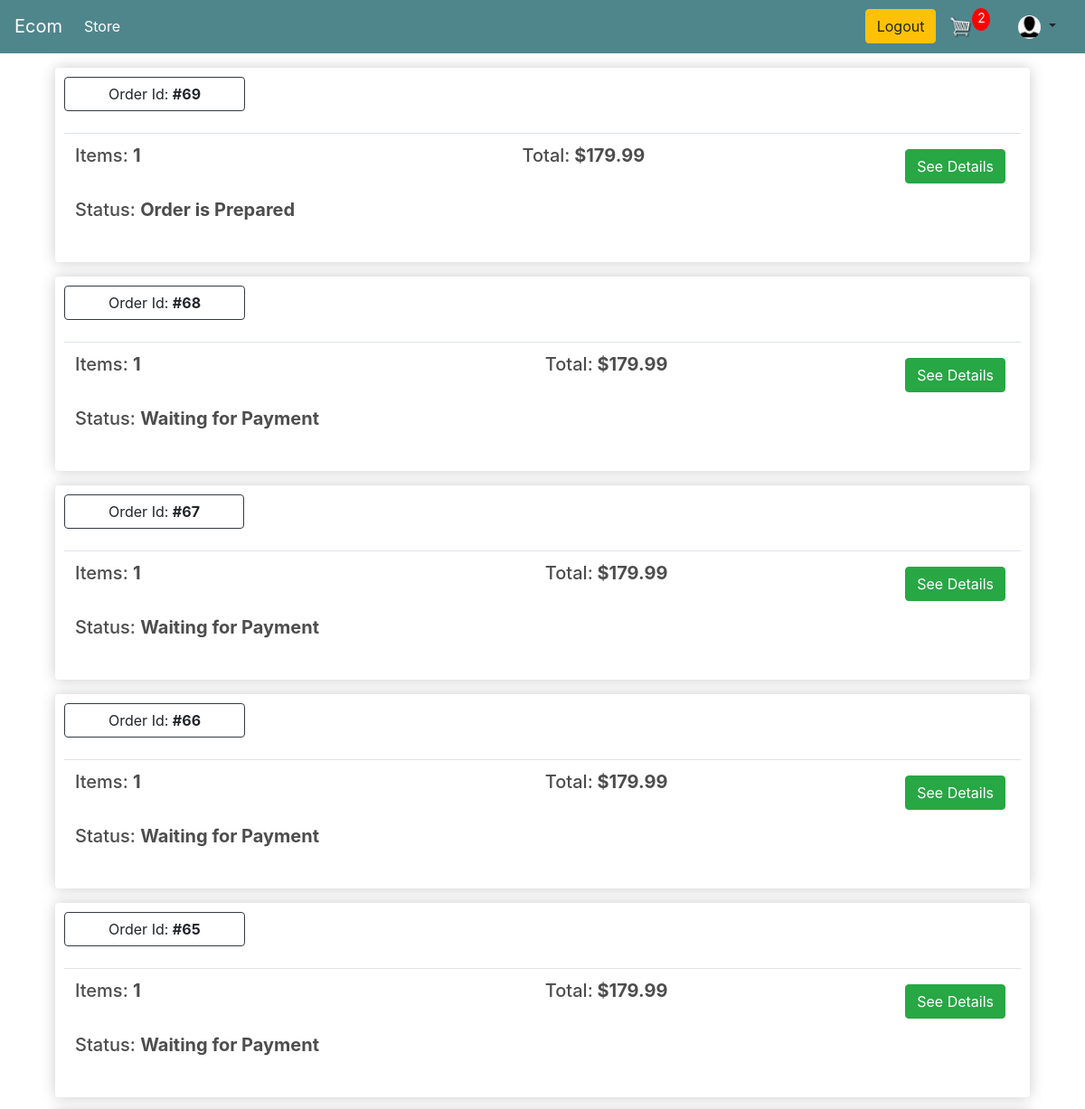
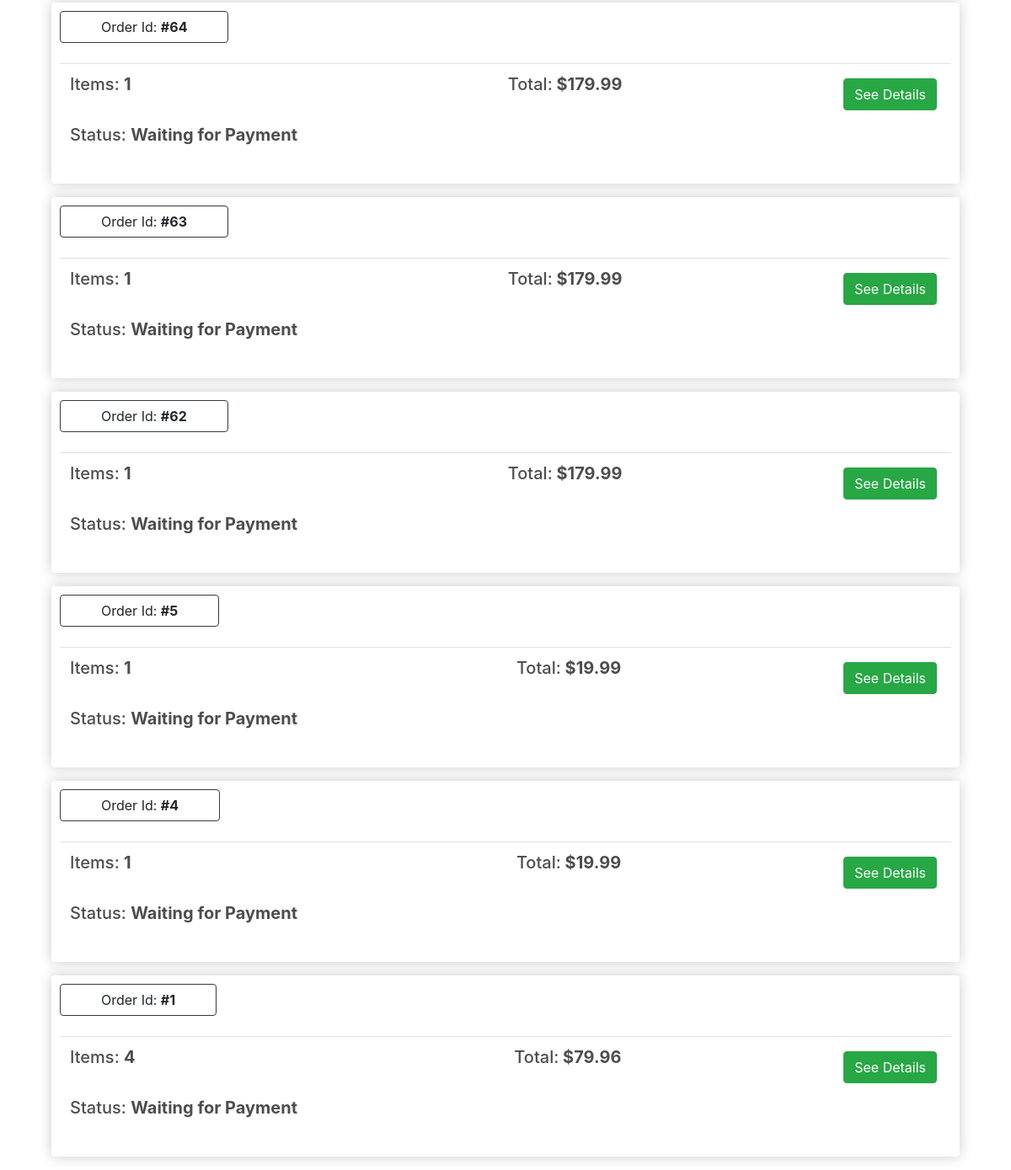
The app's page /order-list/ (signed in) with its own data (2 pictures, top to bottom).
### store/models.py (models this page shows, shortened)
class Customer(models.Model):
    id = models.AutoField(primary_key=True)
    user = models.OneToOneField(User, on_delete=models.CASCADE, default='', related_name='customer', null=True)
    name = models.CharField(max_length=200, null=True)
    email = models.EmailField(max_length=200, null=True)
    image = models.ImageField(default='default.png', upload_to="profile_pics")

class Order(models.Model):
    STATUS_CHOICES = (
        (0, 'Waiting for Payment'),
        (1, 'Preparing Order'),
        (2, 'Order is Prepared'),
        (3, 'Order in Shipping'),
        (4, 'Order is Delivered'),
        (5, 'Cancelled')
    )
    PAYMENT_OPTION_CHOICES = (
        ('Cash On Delivery', 'Cash On Delivery'),
        ('Bkash', 'Bkash'),
    )
    customer = models.ForeignKey(Customer, on_delete=models.SET_NULL, null=True, blank=True)
    order_status = models.IntegerField('Order Status', choices=STATUS_CHOICES, default=0)
    payment_option = models.CharField('Payment Options', choices=PAYMENT_OPTION_CHOICES, max_length=20, default='Cash On Delivery')
    created = models.DateTimeField('Created in', auto_now_add=True)
    modified = models.DateTimeField('Modified in', auto_now=True)
    transaction_id = models.CharField(max_length=100, null=True)
    class Meta:
        verbose_name = 'Order'
        ordering = ('-created',)
    def __str__(self) -> str:
        return f'Order #{self.pk}     -     Customer: {self.customer.user}'
    @property
    def get_order_total(self):
        order_items = self.orderitem_set.all()
        total = sum([item.get_total for item in order_items])
        return total
    @property
    def get_number_of_items(self):
        order_items = self.orderitem_set.all()
        total = sum([item.quantity for item in order_items])
        return total

class OrderItem(models.Model):
    product = models.ForeignKey(Product, on_delete=models.SET_NULL, null=True, blank=True)
    order = models.ForeignKey(Order, on_delete=models.SET_NULL, null=True, blank=True)
    quantity = models.IntegerField(default=0, null=True, blank=True)
    date_added = models.DateTimeField(auto_now_add=True)
    @property
    def get_total(self):
        return self.quantity * self.product.price

class Product(models.Model):
    name = models.CharField(max_length=200, null=True)
    price = models.FloatField()
    discount_price = models.FloatField(default=0.0)
    digital = models.BooleanField(default=False, null=True, blank=True)
    image = models.ImageField(null=True, blank=True)

### customers/views.py (the view)
# urls.py: path('order-list/', customer_views.orderList, name = 'order-list'),
@login_required
def orderList(request):
    cookieData = cartData(request=request)
    orders = Order.objects.order_by('-id').filter(customer = request.user.customer)
    print('in orderList()------> ORDERS: ', orders)
    context={ 'orders' : orders, 'noOfCartItems':  cookieData['noOfCartItems']}
    return render(request, 'customers/order-list.html', context)

### store/models.py (called while the page is built)
    @property
    def get_all_cart_item_count(self):
        cart_items = self.cartitem_set.all()
        return sum([item.quantity for item in cart_items])

### store/utils.py (called while the page is built)
def cartData(request):
    if request.user.is_authenticated:
        customer = request.user.customer
        cart, created = Cart.objects.get_or_create(customer=customer)
        items = cart.cartitem_set.all()
        noOfCartItems = cart.get_all_cart_item_count
    else:
        cookieData = cookieCart(request=request)
        noOfCartItems = cookieData['noOfCartItems']
        cart = cookieData['cart']
        items = cookieData['items']
    return {
        'noOfCartItems': noOfCartItems,
        'cart': cart,
        'items': items
    }

### templates/customers/order-list.html (shortened to what this page needs)
{% extends 'store/main.html' %}
{% load static %}
{% block content %}
    {% if orders|length == 0 %}
        <h1 style="float:center;">No order history found!</h1>
    {% else %}
        {% for order in orders %}
            {% if order.get_number_of_items > 0 %}
                <div class="box-element m-3">
                    <a  class="btn btn-outline-dark pl-5 pr-5">Order Id: <strong>#{{order.id}}</strong></a>
                    <br>
                    <br>
                    <table class="table">
                        <tr>
                            <th><h5>Items: <strong>{{ order.get_number_of_items }} </strong></h5></th>
                            <th><h5>Total:<strong> ${{order.get_order_total|floatformat:2}} </strong></h5></th>
                            <th>
                                <a  style="float:right; margin:5px;" class="btn btn-success" href="{% url 'order-details' order.id %}">See Details</a>
                            </th>
                        </tr>
                        <td style="border:0; padding-top:0;">
                            <h5>Status: <strong> {{ order.get_order_status_display }} </strong></h5>
                        </td>
                    </table>
                </div>
            {% endif %}
        {% endfor %}
    {% endif %}
    <link rel="stylesheet" href="https://cdn.jsdelivr.net/npm/pixeden-stroke-7-icon@1.2.3/pe-icon-7-stroke/dist/pe-icon-7-stroke.min.css">
    <link href="https://cdn.jsdelivr.net/npm/bootstrap@4.4.1/dist/css/bootstrap.min.css" rel="stylesheet">
{% endblock content %}

### templates/store/main.html (shortened to what this page needs)
<!DOCTYPE html>
{% load static %}
<html>
    <head>
           <link rel="stylesheet" href="https://stackpath.bootstrapcdn.com/bootstrap/4.4.1/css/bootstrap.min.css">
           <link rel="stylesheet" type="text/css" href="{% static 'css/main.css' %}">
            <link href="https://cdn.jsdelivr.net/npm/bootstrap@4.4.1/dist/css/bootstrap.min.css" rel="stylesheet">
            <link rel="stylesheet" href="https://cdn.jsdelivr.net/npm/pixeden-stroke-7-icon@1.2.3/pe-icon-7-stroke/dist/pe-icon-7-stroke.min.css">
    </head>
    <body>
        <nav class="navbar navbar-expand-lg navbar-dark bg-dark" style="background-color:#4f868c !important">
            <a class="navbar-brand" href="{% url 'store' %}">Ecom</a>
            <div class="collapse navbar-collapse" id="navbarSupportedContent">
                <ul class="navbar-nav mr-auto">
                    <li class="nav-item active">
                        <a class="nav-link" href="{% url 'store' %}">Store <span class="sr-only">(current)</span></a>
                    </li>
                </ul>
                <div class="form-inline my-2 my-lg-0">
                    {% if user.is_authenticated %}
                        <a href={%url 'logout'%} class="btn btn-warning">Logout</a>
                    {% else %}
                        <a href={%url 'login'%} class="btn btn-warning mr-3">Login</a>
                        {% comment %} <a class="nav-item nav-link" href={%url 'login'%}>Login</a> {% endcomment %}
                        <a href={%url 'register'%} class="btn btn-success">Register</a>
                    {% endif %}
                    <a href="{% url 'cart' %}">
                        <img  id="cart-icon" src="{% static 'images/cart.png' %}">
                    </a>
                    <p id="cart-total">{{ noOfCartItems }}</p>
                </div>
                <div class="nav-item dropdown p-0 m-0">
                    <a class="nav-link dropdown-toggle" role="button" data-toggle="dropdown" aria-haspopup="true" aria-expanded="false">
                        <img id="profile-icon" class="rounded-circle article-img" src="{{ request.user.customer.image.url }}">
                    </a>
                </div>
            </div>
        </nav>
         <div class="container">
            {% block content %}
            {% endblock content %}
         </div>
    </body>
</html>

### static/css/main.css (style rules this page uses)
body { background-color: hsl(0, 0%, 98%); }
h1,h2,h3,h4,h5,h6 { color:hsl(0, 0%, 30%); }
.box-element { box-shadow:hsl(0, 0%, 80%) 0 0 16px; background-color: #fff; border-radius: 4px; padding: 10px; }
.bg-dark { background-color: #4f868c!important; }
#cart-icon { width:25px; display: inline-block; margin-left: 15px; }
#profile-icon { width:25px; display: inline-block; margin-left: 15px; }
#cart-total { display: block; text-align: center; color:#fff; background-color: red; width: 20px; height: 25px; border-radius: 50%; font-size: 14px; }
.btn { border-radius: 0; }

### records on screen
Order: id "69", get_number_of_items "1", get_order_total "179.99", order_status "Order is Prepared"
Order: id "68", get_number_of_items "1", get_order_total "179.99", order_status "Waiting for Payment"
Order: id "67", get_number_of_items "1", get_order_total "179.99", order_status "Waiting for Payment"
Order: id "66", get_number_of_items "1", get_order_total "179.99", order_status "Waiting for Payment"
Order: id "65", get_number_of_items "1", get_order_total "179.99", order_status "Waiting for Payment"
Order: id "64", get_number_of_items "1", get_order_total "179.99", order_status "Waiting for Payment"
Order: id "63", get_number_of_items "1", get_order_total "179.99", order_status "Waiting for Payment"
Order: id "62", get_number_of_items "1", get_order_total "179.99", order_status "Waiting for Payment"
Order: id "5", get_number_of_items "1", get_order_total "19.99", order_status "Waiting for Payment"
Order: id "4", get_number_of_items "1", get_order_total "19.99", order_status "Waiting for Payment"
Order: id "1", get_number_of_items "4", get_order_total "79.96", order_status "Waiting for Payment"

### other values on screen
{{ noOfCartItems }} "2"
